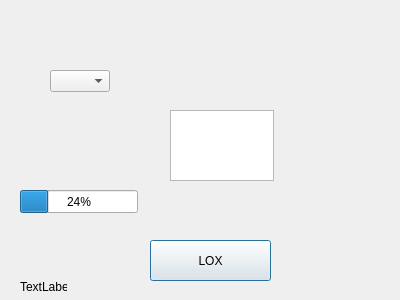
<?xml version="1.0" encoding="UTF-8"?>
<ui version="4.0">
 <class>Dialog</class>
 <widget class="QDialog" name="Dialog">
  <property name="geometry">
   <rect>
    <x>0</x>
    <y>0</y>
    <width>400</width>
    <height>300</height>
   </rect>
  </property>
  <property name="windowTitle">
   <string>Dialog</string>
  </property>
  <widget class="QPushButton" name="LOX_BUTTON">
   <property name="geometry">
    <rect>
     <x>150</x>
     <y>240</y>
     <width>121</width>
     <height>41</height>
    </rect>
   </property>
   <property name="text">
    <string>LOX</string>
   </property>
  </widget>
  <widget class="QComboBox" name="comboBox">
   <property name="geometry">
    <rect>
     <x>50</x>
     <y>70</y>
     <width>60</width>
     <height>22</height>
    </rect>
   </property>
  </widget>
  <widget class="QProgressBar" name="progressBar">
   <property name="geometry">
    <rect>
     <x>20</x>
     <y>190</y>
     <width>118</width>
     <height>23</height>
    </rect>
   </property>
   <property name="value">
    <number>24</number>
   </property>
  </widget>
  <widget class="QTextEdit" name="lox_enter">
   <property name="geometry">
    <rect>
     <x>170</x>
     <y>110</y>
     <width>104</width>
     <height>71</height>
    </rect>
   </property>
  </widget>
  <widget class="QLabel" name="label">
   <property name="geometry">
    <rect>
     <x>20</x>
     <y>280</y>
     <width>47</width>
     <height>14</height>
    </rect>
   </property>
   <property name="text">
    <string>TextLabel</string>
   </property>
  </widget>
 </widget>
 <resources/>
 <connections/>
</ui>
